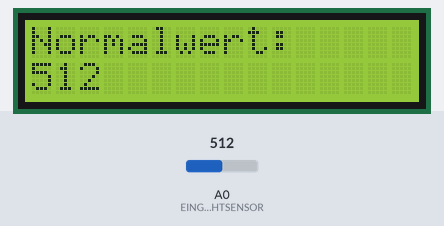
A sketch run on a simulated Arduino Uno, built with avr-gcc and run on an emulated ATmega328P. Parts: 16×2 character LCD. Inputs (shaded band) come from the test bench; at power-on: A0 (EINGANG_LICHTSENSOR) = 512.

Above: at 1.1 s.
At 3.2 s:
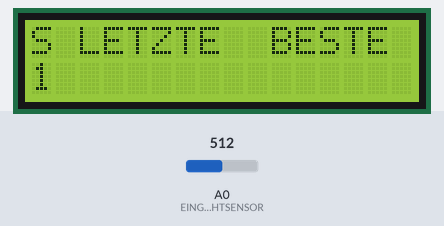
3.3 s: A0 (EINGANG_LICHTSENSOR) set to 306
At 4.1 s:
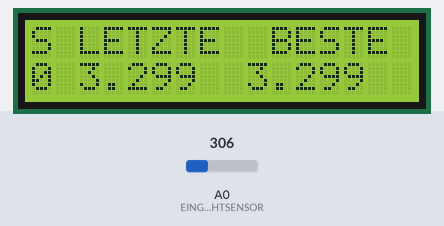
4.8 s: A0 (EINGANG_LICHTSENSOR) set to 511
At 6.0 s:
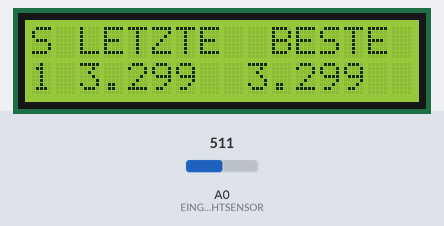
6.3 s: A0 (EINGANG_LICHTSENSOR) set to 122
At 7.6 s:
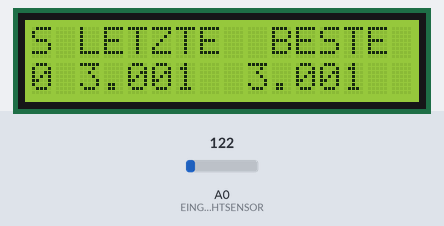
Timing chart, 0 to 9.3 s (numbered marks = the images above; inputs shaded):
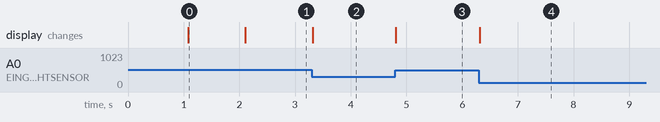

The sketch:

Zeitmesser_optisch_mitAnzeige.ino
```cpp
/* INCLUDE ---------------------------------------------------------------------------------
   Hier binden wir externe Bibliotheken ein.
   Achtung, im Arduino Studio muss die Bibliothek LiquidCrystal_I2C installiert sein.
---------------------------------------------------------------------------------------------*/
#include <Wire.h>  // binde Bibliothek Wire fuer I2C ein
#include <LiquidCrystal_I2C.h> // binde Bibliothek LiquidCrystal_I2C ein

/* DEFINE ---------------------------------------------------------------------------------
   Hier legen wir grundlege Parameter für das Programm fest.
   Im zweiten Teil "übersetzten" wir englische Kontroll-Commandos in deutsche
---------------------------------------------------------------------------------------------*/

#define EINGANG_LICHTSENSOR A0		// Analoger Eingang auf dem Arduino Bord der am Lichtsensor angebracht ist

#define LCD_DISPLAY_ZEICHEN 16		// Anzahl der Zeichen auf dem LCD Display
#define LCD_DISPLAY_ZEILEN  2		// Anzahl der Reihen auf dem LCD Display

#define LCD_POS_SIGNAL      0 		// Position auf dem LCD Display für den Signal Anzeiger (0 = ganz links)
#define LCD_POS_ZEIT_AKTU   2			// Position auf dem LCD Display für die Anzeige des aktuellen Zeitwerts
#define LCD_POS_ZEIT_BEST   10		// Position auf dem LCD Display für den Signal des besten Zeitwerts

#define GRENZWERT_FAKTOR    0.95  // Die Lichtschranke wird als unterbrochen angenommen, wenn der Messwert unter diesen Faktor fällt.

//-------------------------------------

#define AN                    HIGH    // Wert um einen digitalen Ausgang AN zu schalten
#define AUS                   LOW     // Wert um einen digitalen Ausgang AUS zu schalten
#define DIG_EINGANG           INPUT   // Wert um einen digitalen Pin als Eingang zu benutzen
#define DIG_AUSGANG           OUTPUT  // Wert um einen digitalen Pin als Ausgang zu benutzen
#define ABBRUCH               return  // Mit diesem Befehl wird eine Funktion abgebrochen
#define WENN                  if      // Mit diesem Wort kann man eine Überprüfung machen
#define IST                   ==      // Mit diesem Wort kann man eine Überprüfung machen
#define UNGLEICH              !=      // Mit diesem Wort kann man eine Überprüfung machen
#define SONST                 else    // Mit diesem Wort kann man eine Überprüfung machen (alternativen)
#define ODER                  ||      // Mit diesem Wort kann man eine Überprüfung machen
#define UND                   &&      // Mit diesem Wort kann man eine Überprüfung machen
#define SCHLEIFE              for     // Mit diesem Wort kann man eine Schleife (sich wiederholdende Befehle) starten
#define WARTE                 delay   // Mit diesem Befehl kann man für x Millisekunden warten bis es weiter geht
#define KOMMAZAHL             double  // Dieses Wort legt fest, dass eine Variable eine Zahl mit Komma (Gleitzahl) sein soll
#define ZAHL                  int     // Dieses Wort legt fest, dass eine Variable eine Zahl sein soll
#define ZUSTAND               bool    // Dieses Wort legt fest, dass eine Variable ein Zustand (Ja/Nein) sein soll
#define FUNKTION              void    // Dieses Wort legt den Beginn einer Funktion fest
#define JA                    true    // Dieses Wort wird genutzt um den Zustand von Tasten und Schaltern zu prüfen
#define NEIN                  false   // Dieses Wort wird genutzt um den Zustand von Tasten und Schaltern zu prüfen
#define MODUS_SCHALTER_LINKS  true    // Dieses Wort drückt aus, dass der Spiel-Modus-Schalter links steht (Spiel 1)
#define MODUS_SCHALTER_RECHTS false   // Dieses Wort drückt aus, dass der Spiel-Modus-Schalter rechts steht (Spiel 2)
#define ZUFALLSZAHL           random  // Dieses Wort wird genutzt um eine Zufallszahl zu erzeugen
#define LESE_ANALOGEN_EINGANG analogRead // Mit diesem Befehl kann man einen Analogen Eingang auslesen

/* VARIABLEN ---------------------------------------------------------------------------------
   Hier legen wir alle Variable an die wir für den Programmablauf brauchen.
   Wir machen das der Übersicht halber zentral an dieser Stelle.
---------------------------------------------------------------------------------------------*/
// Eine Kontroll- Klasse für das LCD Display)
LiquidCrystal_I2C lcdDisplay(0x27, LCD_DISPLAY_ZEICHEN, LCD_DISPLAY_ZEILEN);  // setze LCD auf 16 Zeichen und 2 Zeilen

// Werte für den Lichtsensor
int    wertLichtsensor 			= 0; 		// Messwert für den Lichtsensor
int    wertLaserLicht 			= 0; 		// Hier speichern wir den Normalwert für das Laserlicht (hohe Helligkeit)
int    wertLichtGrenze      = 0;
bool   schrankeAktiv     		= false; 	// Lichtschranke blockiert, aus
bool   letzterAktivStand 		= false; 	// Hiermit merken wir uns den Zustand der Lichtschranke der zuvor anlag

// Werte für die Zeitmessung und Berechnung der besten Messung
unsigned long aktuelleZeit 		= 0;
unsigned long letzteZeit 		= 0;
unsigned long zeitDauerAkt_ms 	= 0;
unsigned long zeitDauerBest_ms 	= 99999999;

// Werte um das Display zu versorgen
String datenDisplay = "";

/* SETUP() ---------------------------------------------------------------------------------
   Dies ist die Funktion die aufgerufen wird, wenn das Programm startet.
   Es started das LCD Display und misst den "normalen" Helligkeitswert des Lichtsensors.
   Achtung, der Laser muss auf den Sensor gerichtet sein, sonst klappt die Kalibrierung nicht.
---------------------------------------------------------------------------------------------*/
void setup() {

  // warten bis sich Dinge normalisiert haben. Das muss sein um den analogen Eingang auf normale Spannungswerte zu bringen
  WARTE(1000);

  // Analogen Eingang auslesen, speichern wir als "normalen Laserwert".
  // Der Grenzwert liegt bei 90% des gemessenen Werts
  wertLaserLicht = LESE_ANALOGEN_EINGANG(EINGANG_LICHTSENSOR);
  wertLichtGrenze = wertLaserLicht * GRENZWERT_FAKTOR;

  // Hier richten wir das LCD Display ein.
  // Es zeigt kurz den "normalen" Lichtwert an, den wir gemessen haben.
  lcdDisplay.init();                	// initalisiere LCD
  lcdDisplay.backlight();           	// Hintergrundbeleuchtung an
  lcdDisplay.clear();					// Speicher leeren
  lcdDisplay.setCursor(0, 0);      		// Schreib-Cursor auf Position 1, Zeile 1 (0, 0)
  lcdDisplay.print("Normalwert:"); 		// Text schreiben
  lcdDisplay.setCursor(0, 1);      		// Cursor auf Position 1, Zeile 1 (0, 0)
  lcdDisplay.print(wertLaserLicht); 	// Text schreiben

  // Den Wert für 1 Sekunde anzeigen
  WARTE(1000);

  // Jetzt bereiten wir das Display mit den Anzeigen für Signal, Aktuellen und besten Wert vor
  lcdDisplay.clear();
  lcdDisplay.setCursor(LCD_POS_SIGNAL, 0);
  lcdDisplay.print("S");
  lcdDisplay.setCursor(LCD_POS_ZEIT_AKTU, 0);
  lcdDisplay.print("LETZTE");
  lcdDisplay.setCursor(LCD_POS_ZEIT_BEST, 0);
  lcdDisplay.print("BESTE");
}

/* LOOP() ---------------------------------------------------------------------------------
   Dies ist die Funktion die aufgerufen wird, wenn das Programm arbeitet.
   Der Arduino wird diese Funktion ohne Pause immer wieder aufrufen, so schnell er kann.
   Hier wird gemessen ob der Laser weiterhin den Sensor trifft, wenn nicht, gehen wir von
   einem Unterbruch des Laserstrahls und damit Deaktivierung der Lichtschranke aus. Das
   löst dann die Berechnung der Zeit seit der letzten Deaktivierung aus.
---------------------------------------------------------------------------------------------*/
void loop() {

  // Analogen Eingang auslesen
  wertLichtsensor = analogRead(EINGANG_LICHTSENSOR);

  // Aktuelle Zeit auslesen
  aktuelleZeit = millis();

  // Wenn der aktuelle Wert mehr als 10 % kleiner ist als der eingemessene Laserwert, ist die Lichtschranke unterbrochen
  // Das heisst, der Laser scheint nicht mehr auf den Sensor.
  WENN (wertLichtsensor > wertLichtGrenze) {

	 // OK, Laser auf dem Sensor, Lichtschranke ist aktiv
	 schrankeAktiv = JA;
	 // Auf dem Display zeigen wir unter S(ignal) eine 1 an.
   lcdDisplay.setCursor(LCD_POS_SIGNAL, 1);      	// Cursor auf Position 1, Zeile 1 (0, 0)
   lcdDisplay.print(1); 							// senden Nachricht an LCD

  }
  SONST {

	  // OK, Laser scheint nicht mehr auf den Sensor, Schranke ist deaktiviert!
    schrankeAktiv = NEIN;
	  // Auf dem Display zeigen wir unter S(ignal) eine 0 an.
    lcdDisplay.setCursor(LCD_POS_SIGNAL, 1);      	// Cursor auf Position 1, Zeile 1 (0, 0)
    lcdDisplay.print(0); 							// senden Nachricht an LCD
  }

  // Prüfen ob wir eine positive Flanke haben (Bei der letzten Messung war die Schrank aktiv, und jetzt nicht mehr)
  WENN (letzterAktivStand IST JA && schrankeAktiv IST NEIN) {

	// JETZT MÜSSEN WIR WAS TUN

    // Aktuellen Wert berechnen: Dauer in millisekunden = Uhrzeit jetzt minus Uhrzeit der letzten Deaktivierung
    zeitDauerAkt_ms = aktuelleZeit - letzteZeit;

    // Zeitstempel speichern
    letzteZeit = aktuelleZeit;

	// Besten Wert updaten?
    WENN (zeitDauerAkt_ms < zeitDauerBest_ms) {

		// Die aktuelle Zeit ist besser (kleiner), also merken wir uns diese.
		zeitDauerBest_ms = zeitDauerAkt_ms;
    }

    // Display updaten

	// Zuerst berechnen wir die Zeiten in Sekunden
    KOMMAZAHL fZeitDauerAkt_ms = (double)zeitDauerAkt_ms / 1000;
    KOMMAZAHL fZeitDauerBest_ms = (double)zeitDauerBest_ms / 1000;

	// Jetzt bauen wir den Text zusammen, den wir anzeigen wollen. Die Zeiten in Sekunden, mit Komma und 3 Nachkommastellen
    datenDisplay = String( String(fZeitDauerAkt_ms, 3) + "  " + String(fZeitDauerBest_ms, 3) + "  ");

	// Jetzt schicken wir den Text aufs Display.
    lcdDisplay.setCursor(LCD_POS_ZEIT_AKTU, 1);      // Cursor auf Position 1, Zeile 1 (0, 0)
    lcdDisplay.print(datenDisplay);

  }

  // Zu guter letzt merken wir uns den letzten Stand der Lichtschranke
  letzterAktivStand = schrankeAktiv;
}
```

Measured:
- after the input at 3.3 s, the display: changes at once (image 2)
- after the input at 4.8 s, the display: changes at once (image 3)
- after the input at 6.3 s, the display: changes at once (image 4)
- what the display in image 0 shows lasts 1.0 s, from 1.1 s to 2.1 s
